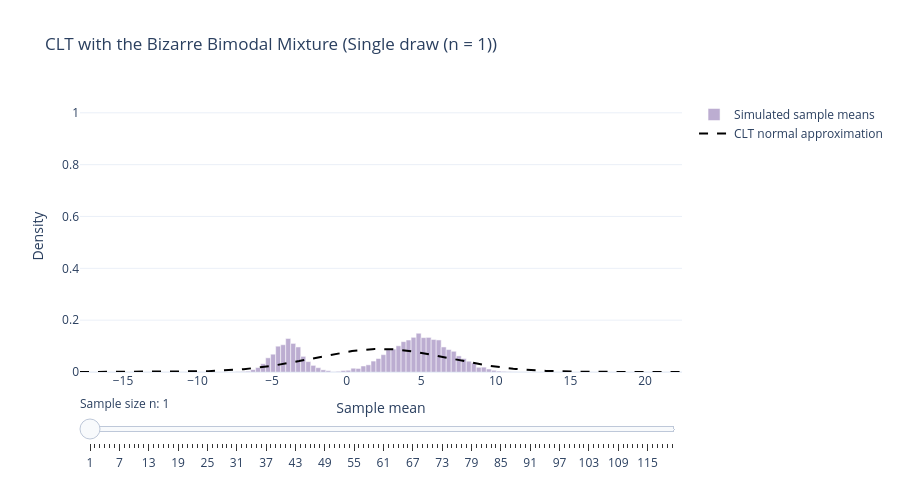

Notebook source saved alongside this figure:
### Markdown cell above
This is obviously far from our normal bell-shaped curve — we've constructed a distribution with two humps of different heights and different widths.

Now let's take sample means.

### Code cell
clt_plotly_interactive(
    distribution="mixture",
    pop_mean=2.3,
    pop_std=np.sqrt(20.11),
    title="CLT with the Bizarre Bimodal Mixture",
    raw_label="Single draw (n = 1)",
    n_default=1,
    n_values=list(range(1, 121)),
    trials=10000,
    seed=126,
    bar_color="rgba(124, 95, 165, 0.68)",
)

### Figure 1 — Plotly figure (JSON) as saved in the notebook; plotly's stock layout.template omitted (floating-point values rounded to 4 significant figures; data arrays with more than 128 entries replaced by an {"elided": "..."} marker saying what was removed)
{"data": [{"marker": {"color": "rgba(124, 95, 165, 0.68)"}, "name": "Simulated sample means", "opacity": 0.75, "type": "bar", "x": [-17.71, -17.38, -17.04, -16.7, -16.37, -16.03, -15.69, -15.36, -15.02, -14.68, -14.35, -14.01, -13.68, -13.34, -13.0, -12.67, -12.33, -11.99, -11.66, -11.32, -10.99, -10.65, -10.31, -9.976, -9.64, -9.303, -8.967, -8.631, -8.294, -7.958, -7.622, -7.285, -6.949, -6.613, -6.276, -5.94, -5.604, -5.267, -4.931, -4.595, -4.258, -3.922, -3.586, -3.249, -2.913, -2.577, -2.24, -1.904, -1.568, -1.231, -0.8951, -0.5588, -0.2225, 0.1138, 0.4502, 0.7865, 1.123, 1.459, 1.796, 2.132, 2.468, 2.804, 3.141, 3.477, 3.813, 4.15, 4.486, 4.822, 5.159, 5.495, 5.831, 6.168, 6.504, 6.84, 7.177, 7.513, 7.849, 8.186, 8.522, 8.858, 9.195, 9.531, 9.867, 10.2, 10.54, 10.88, 11.21, 11.55, 11.89, 12.22, 12.56, 12.89, 13.23, 13.57, 13.9, 14.24, 14.58, 14.91, 15.25, 15.59, 15.92, 16.26, 16.59, 16.93, 17.27, 17.6, 17.94, 18.28, 18.61, 18.95, 19.28, 19.62, 19.96, 20.29, 20.63, 20.97, 21.3, 21.64, 21.98, 22.31], "y": [0.0, 0.0, 0.0, 0.0, 0.0, 0.0, 0.0, 0.0, 0.0, 0.0, 0.0, 0.0, 0.0, 0.0, 0.0, 0.0, 0.0, 0.0, 0.0, 0.0, 0.0, 0.0, 0.0, 0.0, 0.0, 0.0, 0.0, 0.0, 0.0, 0.0, 0.0, 0.001189, 0.002081, 0.002973, 0.009217, 0.01724, 0.03181, 0.05471, 0.06868, 0.0996, 0.1053, 0.1293, 0.1103, 0.09663, 0.06036, 0.04014, 0.02557, 0.01665, 0.008325, 0.005055, 0.0005947, 0.002379, 0.005649, 0.006541, 0.01457, 0.01368, 0.02319, 0.02765, 0.04222, 0.05203, 0.0669, 0.08593, 0.08831, 0.1011, 0.1171, 0.1234, 0.1338, 0.1496, 0.1326, 0.1335, 0.1255, 0.1237, 0.09663, 0.08652, 0.07998, 0.06214, 0.05173, 0.04163, 0.03568, 0.01814, 0.01873, 0.0116, 0.006541, 0.003568, 0.002379, 0.001487, 0.0005947, 0.0002973, 0.0002973, 0.0, 0.0002973, 0.0, 0.0, 0.0, 0.0, 0.0, 0.0, 0.0, 0.0, 0.0, 0.0, 0.0, 0.0, 0.0, 0.0, 0.0, 0.0, 0.0, 0.0, 0.0, 0.0, 0.0, 0.0, 0.0, 0.0, 0.0, 0.0, 0.0, 0.0, 0.0]}, {"line": {"color": "black", "dash": "dash", "width": 2}, "mode": "lines", "name": "CLT normal approximation", "type": "scatter", "x": {"elided": "240 float values"}, "y": {"elided": "240 float values"}}], "layout": {"bargap": 0, "height": 480, "sliders": [{"active": 0, "currentvalue": {"prefix": "Sample size n: "}, "pad": {"t": 20}, "steps": [{"args": [["1"], {"frame": {"duration": 0, "redraw": true}, "mode": "immediate"}], "label": "1", "method": "animate"}, {"args": [["2"], {"frame": {"duration": 0, "redraw": true}, "mode": "immediate"}], "label": "2", "method": "animate"}, {"args": [["3"], {"frame": {"duration": 0, "redraw": true}, "mode": "immediate"}], "label": "3", "method": "animate"}, {"args": [["4"], {"frame": {"duration": 0, "redraw": true}, "mode": "immediate"}], "label": "4", "method": "animate"}, {"args": [["5"], {"frame": {"duration": 0, "redraw": true}, "mode": "immediate"}], "label": "5", "method": "animate"}, {"args": [["6"], {"frame": {"duration": 0, "redraw": true}, "mode": "immediate"}], "label": "6", "method": "animate"}, {"args": [["7"], {"frame": {"duration": 0, "redraw": true}, "mode": "immediate"}], "label": "7", "method": "animate"}, {"args": [["8"], {"frame": {"duration": 0, "redraw": true}, "mode": "immediate"}], "label": "8", "method": "animate"}, {"args": [["9"], {"frame": {"duration": 0, "redraw": true}, "mode": "immediate"}], "label": "9", "method": "animate"}, {"args": [["10"], {"frame": {"duration": 0, "redraw": true}, "mode": "immediate"}], "label": "10", "method": "animate"}, {"args": [["11"], {"frame": {"duration": 0, "redraw": true}, "mode": "immediate"}], "label": "11", "method": "animate"}, {"args": [["12"], {"frame": {"duration": 0, "redraw": true}, "mode": "immediate"}], "label": "12", "method": "animate"}, {"args": [["13"], {"frame": {"duration": 0, "redraw": true}, "mode": "immediate"}], "label": "13", "method": "animate"}, {"args": [["14"], {"frame": {"duration": 0, "redraw": true}, "mode": "immediate"}], "label": "14", "method": "animate"}, {"args": [["15"], {"frame": {"duration": 0, "redraw": true}, "mode": "immediate"}], "label": "15", "method": "animate"}, {"args": [["16"], {"frame": {"duration": 0, "redraw": true}, "mode": "immediate"}], "label": "16", "method": "animate"}, {"args": [["17"], {"frame": {"duration": 0, "redraw": true}, "mode": "immediate"}], "label": "17", "method": "animate"}, {"args": [["18"], {"frame": {"duration": 0, "redraw": true}, "mode": "immediate"}], "label": "18", "method": "animate"}, {"args": [["19"], {"frame": {"duration": 0, "redraw": true}, "mode": "immediate"}], "label": "19", "method": "animate"}, {"args": [["20"], {"frame": {"duration": 0, "redraw": true}, "mode": "immediate"}], "label": "20", "method": "animate"}, {"args": [["21"], {"frame": {"duration": 0, "redraw": true}, "mode": "immediate"}], "label": "21", "method": "animate"}, {"args": [["22"], {"frame": {"duration": 0, "redraw": true}, "mode": "immediate"}], "label": "22", "method": "animate"}, {"args": [["23"], {"frame": {"duration": 0, "redraw": true}, "mode": "immediate"}], "label": "23", "method": "animate"}, {"args": [["24"], {"frame": {"duration": 0, "redraw": true}, "mode": "immediate"}], "label": "24", "method": "animate"}, {"args": [["25"], {"frame": {"duration": 0, "redraw": true}, "mode": "immediate"}], "label": "25", "method": "animate"}, {"args": [["26"], {"frame": {"duration": 0, "redraw": true}, "mode": "immediate"}], "label": "26", "method": "animate"}, {"args": [["27"], {"frame": {"duration": 0, "redraw": true}, "mode": "immediate"}], "label": "27", "method": "animate"}, {"args": [["28"], {"frame": {"duration": 0, "redraw": true}, "mode": "immediate"}], "label": "28", "method": "animate"}, {"args": [["29"], {"frame": {"duration": 0, "redraw": true}, "mode": "immediate"}], "label": "29", "method": "animate"}, {"args": [["30"], {"frame": {"duration": 0, "redraw": true}, "mode": "immediate"}], "label": "30", "method": "animate"}, {"args": [["31"], {"frame": {"duration": 0, "redraw": true}, "mode": "immediate"}], "label": "31", "method": "animate"}, {"args": [["32"], {"frame": {"duration": 0, "redraw": true}, "mode": "immediate"}], "label": "32", "method": "animate"}, {"args": [["33"], {"frame": {"duration": 0, "redraw": true}, "mode": "immediate"}], "label": "33", "method": "animate"}, {"args": [["34"], {"frame": {"duration": 0, "redraw": true}, "mode": "immediate"}], "label": "34", "method": "animate"}, {"args": [["35"], {"frame": {"duration": 0, "redraw": true}, "mode": "immediate"}], "label": "35", "method": "animate"}, {"args": [["36"], {"frame": {"duration": 0, "redraw": true}, "mode": "immediate"}], "label": "36", "method": "animate"}, {"args": [["37"], {"frame": {"duration": 0, "redraw": true}, "mode": "immediate"}], "label": "37", "method": "animate"}, {"args": [["38"], {"frame": {"duration": 0, "redraw": true}, "mode": "immediate"}], "label": "38", "method": "animate"}, {"args": [["39"], {"frame": {"duration": 0, "redraw": true}, "mode": "immediate"}], "label": "39", "method": "animate"}, {"args": [["40"], {"frame": {"duration": 0, "redraw": true}, "mode": "immediate"}], "label": "40", "method": "animate"}, {"args": [["41"], {"frame": {"duration": 0, "redraw": true}, "mode": "immediate"}], "label": "41", "method": "animate"}, {"args": [["42"], {"frame": {"duration": 0, "redraw": true}, "mode": "immediate"}], "label": "42", "method": "animate"}, {"args": [["43"], {"frame": {"duration": 0, "redraw": true}, "mode": "immediate"}], "label": "43", "method": "animate"}, {"args": [["44"], {"frame": {"duration": 0, "redraw": true}, "mode": "immediate"}], "label": "44", "method": "animate"}, {"args": [["45"], {"frame": {"duration": 0, "redraw": true}, "mode": "immediate"}], "label": "45", "method": "animate"}, {"args": [["46"], {"frame": {"duration": 0, "redraw": true}, "mode": "immediate"}], "label": "46", "method": "animate"}, {"args": [["47"], {"frame": {"duration": 0, "redraw": true}, "mode": "immediate"}], "label": "47", "method": "animate"}, {"args": [["48"], {"frame": {"duration": 0, "redraw": true}, "mode": "immediate"}], "label": "48", "method": "animate"}, {"args": [["49"], {"frame": {"duration": 0, "redraw": true}, "mode": "immediate"}], "label": "49", "method": "animate"}, {"args": [["50"], {"frame": {"duration": 0, "redraw": true}, "mode": "immediate"}], "label": "50", "method": "animate"}, {"args": [["51"], {"frame": {"duration": 0, "redraw": true}, "mode": "immediate"}], "label": "51", "method": "animate"}, {"args": [["52"], {"frame": {"duration": 0, "redraw": true}, "mode": "immediate"}], "label": "52", "method": "animate"}, {"args": [["53"], {"frame": {"duration": 0, "redraw": true}, "mode": "immediate"}], "label": "53", "method": "animate"}, {"args": [["54"], {"frame": {"duration": 0, "redraw": true}, "mode": "immediate"}], "label": "54", "method": "animate"}, {"args": [["55"], {"frame": {"duration": 0, "redraw": true}, "mode": "immediate"}], "label": "55", "method": "animate"}, {"args": [["56"], {"frame": {"duration": 0, "redraw": true}, "mode": "immediate"}], "label": "56", "method": "animate"}, {"args": [["57"], {"frame": {"duration": 0, "redraw": true}, "mode": "immediate"}], "label": "57", "method": "animate"}, {"args": [["58"], {"frame": {"duration": 0, "redraw": true}, "mode": "immediate"}], "label": "58", "method": "animate"}, {"args": [["59"], {"frame": {"duration": 0, "redraw": true}, "mode": "immediate"}], "label": "59", "method": "animate"}, {"args": [["60"], {"frame": {"duration": 0, "redraw": true}, "mode": "immediate"}], "label": "60", "method": "animate"}, {"args": [["61"], {"frame": {"duration": 0, "redraw": true}, "mode": "immediate"}], "label": "61", "method": "animate"}, {"args": [["62"], {"frame": {"duration": 0, "redraw": true}, "mode": "immediate"}], "label": "62", "method": "animate"}, {"args": [["63"], {"frame": {"duration": 0, "redraw": true}, "mode": "immediate"}], "label": "63", "method": "animate"}, {"args": [["64"], {"frame": {"duration": 0, "redraw": true}, "mode": "immediate"}], "label": "64", "method": "animate"}, {"args": [["65"], {"frame": {"duration": 0, "redraw": true}, "mode": "immediate"}], "label": "65", "method": "animate"}, {"args": [["66"], {"frame": {"duration": 0, "redraw": true}, "mode": "immediate"}], "label": "66", "method": "animate"}, {"args": [["67"], {"frame": {"duration": 0, "redraw": true}, "mode": "immediate"}], "label": "67", "method": "animate"}, {"args": [["68"], {"frame": {"duration": 0, "redraw": true}, "mode": "immediate"}], "label": "68", "method": "animate"}, {"args": [["69"], {"frame": {"duration": 0, "redraw": true}, "mode": "immediate"}], "label": "69", "method": "animate"}, {"args": [["70"], {"frame": {"duration": 0, "redraw": true}, "mode": "immediate"}], "label": "70", "method": "animate"}, {"args": [["71"], {"frame": {"duration": 0, "redraw": true}, "mode": "immediate"}], "label": "71", "method": "animate"}, {"args": [["72"], {"frame": {"duration": 0, "redraw": true}, "mode": "immediate"}], "label": "72", "method": "animate"}, {"args": [["73"], {"frame": {"duration": 0, "redraw": true}, "mode": "immediate"}], "label": "73", "method": "animate"}, {"args": [["74"], {"frame": {"duration": 0, "redraw": true}, "mode": "immediate"}], "label": "74", "method": "animate"}, {"args": [["75"], {"frame": {"duration": 0, "redraw": true}, "mode": "immediate"}], "label": "75", "method": "animate"}, {"args": [["76"], {"frame": {"duration": 0, "redraw": true}, "mode": "immediate"}], "label": "76", "method": "animate"}, {"args": [["77"], {"frame": {"duration": 0, "redraw": true}, "mode": "immediate"}], "label": "77", "method": "animate"}, {"args": [["78"], {"frame": {"duration": 0, "redraw": true}, "mode": "immediate"}], "label": "78", "method": "animate"}, {"args": [["79"], {"frame": {"duration": 0, "redraw": true}, "mode": "immediate"}], "label": "79", "method": "animate"}, {"args": [["80"], {"frame": {"duration": 0, "redraw": true}, "mode": "immediate"}], "label": "80", "method": "animate"}, {"args": [["81"], {"frame": {"duration": 0, "redraw": true}, "mode": "immediate"}], "label": "81", "method": "animate"}, {"args": [["82"], {"frame": {"duration": 0, "redraw": true}, "mode": "immediate"}], "label": "82", "method": "animate"}, {"args": [["83"], {"frame": {"duration": 0, "redraw": true}, "mode": "immediate"}], "label": "83", "method": "animate"}, {"args": [["84"], {"frame": {"duration": 0, "redraw": true}, "mode": "immediate"}], "label": "84", "method": "animate"}, {"args": [["85"], {"frame": {"duration": 0, "redraw": true}, "mode": "immediate"}], "label": "85", "method": "animate"}, {"args": [["86"], {"frame": {"duration": 0, "redraw": true}, "mode": "immediate"}], "label": "86", "method": "animate"}, {"args": [["87"], {"frame": {"duration": 0, "redraw": true}, "mode": "immediate"}], "label": "87", "method": "animate"}, {"args": [["88"], {"frame": {"duration": 0, "redraw": true}, "mode": "immediate"}], "label": "88", "method": "animate"}, {"args": [["89"], {"frame": {"duration": 0, "redraw": true}, "mode": "immediate"}], "label": "89", "method": "animate"}, {"args": [["90"], {"frame": {"duration": 0, "redraw": true}, "mode": "immediate"}], "label": "90", "method": "animate"}, {"args": [["91"], {"frame": {"duration": 0, "redraw": true}, "mode": "immediate"}], "label": "91", "method": "animate"}, {"args": [["92"], {"frame": {"duration": 0, "redraw": true}, "mode": "immediate"}], "label": "92", "method": "animate"}, {"args": [["93"], {"frame": {"duration": 0, "redraw": true}, "mode": "immediate"}], "label": "93", "method": "animate"}, {"args": [["94"], {"frame": {"duration": 0, "redraw": true}, "mode": "immediate"}], "label": "94", "method": "animate"}, {"args": [["95"], {"frame": {"duration": 0, "redraw": true}, "mode": "immediate"}], "label": "95", "method": "animate"}, {"args": [["96"], {"frame": {"duration": 0, "redraw": true}, "mode": "immediate"}], "label": "96", "method": "animate"}, {"args": [["97"], {"frame": {"duration": 0, "redraw": true}, "mode": "immediate"}], "label": "97", "method": "animate"}, {"args": [["98"], {"frame": {"duration": 0, "redraw": true}, "mode": "immediate"}], "label": "98", "method": "animate"}, {"args": [["99"], {"frame": {"duration": 0, "redraw": true}, "mode": "immediate"}], "label": "99", "method": "animate"}, {"args": [["100"], {"frame": {"duration": 0, "redraw": true}, "mode": "immediate"}], "label": "100", "method": "animate"}, {"args": [["101"], {"frame": {"duration": 0, "redraw": true}, "mode": "immediate"}], "label": "101", "method": "animate"}, {"args": [["102"], {"frame": {"duration": 0, "redraw": true}, "mode": "immediate"}], "label": "102", "method": "animate"}, {"args": [["103"], {"frame": {"duration": 0, "redraw": true}, "mode": "immediate"}], "label": "103", "method": "animate"}, {"args": [["104"], {"frame": {"duration": 0, "redraw": true}, "mode": "immediate"}], "label": "104", "method": "animate"}, {"args": [["105"], {"frame": {"duration": 0, "redraw": true}, "mode": "immediate"}], "label": "105", "method": "animate"}, {"args": [["106"], {"frame": {"duration": 0, "redraw": true}, "mode": "immediate"}], "label": "106", "method": "animate"}, {"args": [["107"], {"frame": {"duration": 0, "redraw": true}, "mode": "immediate"}], "label": "107", "method": "animate"}, {"args": [["108"], {"frame": {"duration": 0, "redraw": true}, "mode": "immediate"}], "label": "108", "method": "animate"}, {"args": [["109"], {"frame": {"duration": 0, "redraw": true}, "mode": "immediate"}], "label": "109", "method": "animate"}, {"args": [["110"], {"frame": {"duration": 0, "redraw": true}, "mode": "immediate"}], "label": "110", "method": "animate"}, {"args": [["111"], {"frame": {"duration": 0, "redraw": true}, "mode": "immediate"}], "label": "111", "method": "animate"}, {"args": [["112"], {"frame": {"duration": 0, "redraw": true}, "mode": "immediate"}], "label": "112", "method": "animate"}, {"args": [["113"], {"frame": {"duration": 0, "redraw": true}, "mode": "immediate"}], "label": "113", "method": "animate"}, {"args": [["114"], {"frame": {"duration": 0, "redraw": true}, "mode": "immediate"}], "label": "114", "method": "animate"}, {"args": [["115"], {"frame": {"duration": 0, "redraw": true}, "mode": "immediate"}], "label": "115", "method": "animate"}, {"args": [["116"], {"frame": {"duration": 0, "redraw": true}, "mode": "immediate"}], "label": "116", "method": "animate"}, {"args": [["117"], {"frame": {"duration": 0, "redraw": true}, "mode": "immediate"}], "label": "117", "method": "animate"}, {"args": [["118"], {"frame": {"duration": 0, "redraw": true}, "mode": "immediate"}], "label": "118", "method": "animate"}, {"args": [["119"], {"frame": {"duration": 0, "redraw": true}, "mode": "immediate"}], "label": "119", "method": "animate"}, {"args": [["120"], {"frame": {"duration": 0, "redraw": true}, "mode": "immediate"}], "label": "120", "method": "animate"}]}], "title": {"text": "CLT with the Bizarre Bimodal Mixture (Single draw (n = 1))"}, "xaxis": {"title": {"text": "Sample mean"}}, "yaxis": {"range": [0, 1.049], "title": {"text": "Density"}}}}
